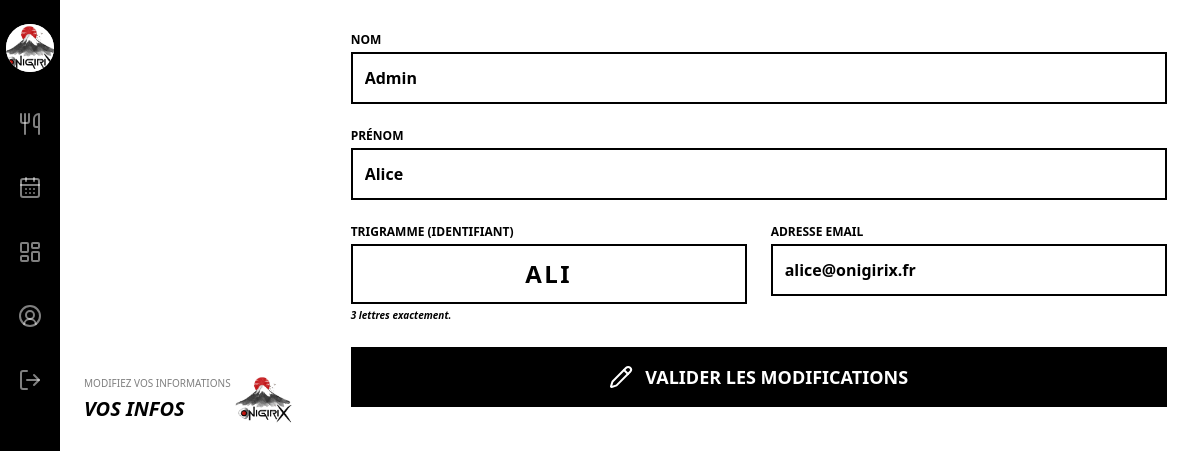
The page /index.php?page=editUser&todo=editInfo (signed in) on the database its author committed.
### tables this page shows
CREATE TABLE `users` (
  `id` int(11) NOT NULL,
  `trigramme` varchar(3) NOT NULL,
  `name` varchar(255) NOT NULL,
  `firstname` varchar(255) NOT NULL,
  `email` varchar(255) NOT NULL,
  `password` text NOT NULL,
  `role` enum('user','admin') NOT NULL
);

### index.php (called while the page is built, shortened)
<?php
require_once 'pages/pagesRenderer.php';
$access = $_SESSION['role'] ?? "user";
$isLogged = $_SESSION['loggedIn'] ?? 0;
if (!isset($_GET["page"])) {
    if (!$isLogged) {
        $askedPage = "login";
    } else {
        $askedPage = ($access === 'admin') ? "eventManager" : "dashboardUser";
    }
} else {
    $askedPage = $_GET["page"];
}
$askedPage = PagesManager::checkPageExists($askedPage) ? $askedPage : "errorPage";
require("pages/page_" . $askedPage . ".php");
?>

### users/users.php (called while the page is built, shortened)
<?php
class User
{
    public static function getUserById($dbh, $id)
    {
        try {
            $query = "SELECT * FROM `users` WHERE `id`=?";
            $sth = $dbh->prepare($query);
            $sth->setFetchMode(PDO::FETCH_CLASS, 'User');
            $sth->execute(array($id));
            $user = $sth->fetch();
            return $user;
        } catch (PDOException $e) {
            error_log("Erreur getUserById : " . $e->getMessage());
            return null;
        }
    }
}
?>

### users/printForms.php (the view, shortened to what this page needs)
<?php
function printEditUserForm($user)
{
    $id = $user->id;
    $trigramme = htmlspecialchars($user->trigramme);
    $name = htmlspecialchars($user->name);
    $firstname = htmlspecialchars($user->firstname);
    $email = htmlspecialchars($user->email);
    $role = htmlspecialchars($user->role);
    $action = "actions/processEditUser.php";
    echo <<<HTML
    <header class="flex items-center justify-between p-6 border-b-2 border-black">
            <div class="flex flex-col gap-1">
                <h3 class="text-[10px] text-black/50">MODIFIEZ VOS INFORMATIONS</h3>
                <h1 class="text-xl font-black italic text-black uppercase">VOS INFOS
                </h1>
            </div>
            <div class="w-16 h-12 bg-white flex items-center justify-center">
                <img src="images/logo.jpg" alt="Logo" class="object-cover w-full h-full">
            </div>
        </header>
    <form action="{$action}" method="POST" enctype="multipart/form-data" class="bg-white p-8 pb-24 space-y-6">
        <div class="grid grid-cols-1 md:grid-cols-2 gap-6">
            <div class="md:col-span-2">
                <label class="block font-black uppercase text-xs mb-1">Nom</label>
                <input type="text" name="name" value="{$name}" required
                    class="w-full border-2 border-black p-3 font-bold focus:bg-yellow-50 outline-none">
            </div>
            <div class="md:col-span-2">
                <label class="block font-black uppercase text-xs mb-1">Prénom</label>
                <input type="text" name="firstname" value="{$firstname}" required
                    class="w-full border-2 border-black p-3 font-bold focus:bg-yellow-50 outline-none">
            </div>
            <div>
                <label class="block font-black uppercase text-xs mb-1">Trigramme (Identifiant)</label>
                <input id="trigrammeInput" type="text" name="trigramme" maxlength="3" minlength="3" value="{$trigramme}" required
                    class="w-full border-2 border-black p-3 font-black text-2xl tracking-widest focus:bg-yellow-50 outline-none uppercase text-center">
                <p class="text-[10px] mt-1 font-bold italic">3 lettres exactement.</p>
            </div>
            <div>
                <label class="block font-black uppercase text-xs mb-1">Adresse Email</label>
                <input type="email" name="email" value="{$email}" required
                    class="w-full border-2 border-black p-3 font-bold focus:bg-yellow-50 outline-none">
            </div>
        </div>
        <input id="idInput" type="hidden" name="id" value="{$id}">
        <input type="hidden" name="role" value="{$role}">
        <button type="submit" class="w-full bg-black text-white font-black p-4 uppercase hover:bg-green-500 hover:text-black transition-all hover:shadow-[6px_6px_0px_0px_rgba(0,0,0,1)] active:translate-x-1 active:translate-y-1 active:shadow-none flex items-center justify-center gap-3 text-lg group">
            <i data-lucide="pencil" class="w-6 h-6 transition-transform group-hover:rotate-12"></i>
            Valider les modifications
        </button>
    </form>
    HTML;
}
?>

### rows shown on the page
users: name "Admin", firstname "Alice", trigramme "ALI", email "alice@onigirix.fr"
